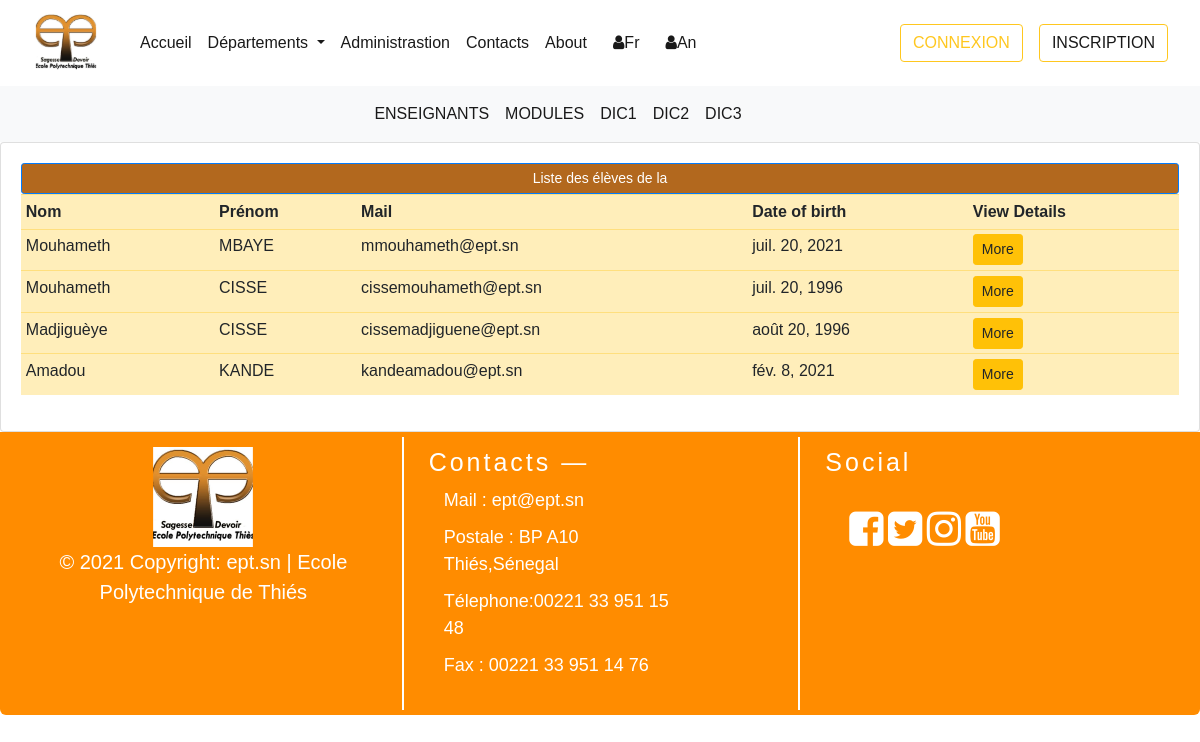
Page /fr/departement/aero/dic2 on the committed database.
### departements/models.py (models this page shows, shortened)
class Utilisateur(models.Model):  # COMM0N
    first_name = models.CharField(max_length=300, null=True)
    last_name = models.CharField(max_length=300, null=True)
    mail_user =  models.EmailField(max_length=300, null= True)
    class Meta:
        abstract = True

class EtudiantModel(Utilisateur):  # STUDENT
    CATEGORY = (
            ('GIT', 'GIT'),
            ('GEM', 'GEM'),
            ('GC', 'GC'),
            ('AERO', 'AERO'),
            ('TC', 'TC')
        )
    LEVEL = (
            ('TC1', 'TC1'),
            ('TC2', 'TC2'),
            ('DIC1', 'DIC1'),
            ('DIC2', 'DIC2'),
            ('DIC3', 'DIC3')
        )
    date_of_birth = models.DateField(null=True)
    place_of_birth = models.CharField(max_length=300, null=True)
    depart = models.CharField(max_length = 200, null = True, choices = CATEGORY)
    ma_classe = models.CharField(max_length = 200, null = True, choices = LEVEL )
    class Meta :
        verbose_name = "Etudiant"

### departements/views.py (the view)
# urls.py: path("departement/aero/dic2", dic2_aero, name="dic2_aero"),
def dic2_aero(request):
    students = EtudiantModel.objects.filter(ma_classe = 'DIC2').filter(depart = 'AERO')
    context = {'students': students}
    return render(request, "departements/dept_aero/dic2.html", context)

### templates/departements/dept_aero/dic2.html (shortened to what this page needs)
{% extends "home/base.html" %}
{% block content %}
{% include 'departements/dept_aero/menu_nav_dep_aero.html' %}
<div class="container">
    <div class="row">
        <div class="col-md-12">
            <div class="card card-body">
                <span class="btn btn-primary btn-sm btn-block" style="background-color:#b2681e;">Liste des élèves de la {{classe}} </span>
                <table class="table table-sm table-warning">
                    <tr>
                        <th>Nom</th>
                        <th>Prénom</th>
                        <th>Mail</th>
                        <th>Date of birth</th>
                        <th>View Details</th>
                    </tr>
                    {% for student in students %}
                        <tr>
                            <td>{{ student.first_name }}</td>
                            <td>{{ student.last_name |upper }}</td>
                            <td>{{ student.mail_user }}</td>
                            <td>{{ student.date_of_birth }}</td>
                            <td><a class="btn btn-sm btn-warning" href="#">More</a></td>
                        </tr>
                    {% endfor%}
                </table>
            </div>
        </div>
    </div>
{% endblock %}

### templates/home/connexion.html (style rules this page uses)
body { font-family: Arial, Helvetica, sans-serif; }

### rows in the picture
EtudiantModel: first_name "Mouhameth", last_name "MBAYE", mail_user "mmouhameth@ept.sn", date_of_birth "juil. 20, 2021"
EtudiantModel: first_name "Mouhameth", last_name "CISSE", mail_user "cissemouhameth@ept.sn", date_of_birth "juil. 20, 1996"
EtudiantModel: first_name "Madjiguèye", last_name "CISSE", mail_user "cissemadjiguene@ept.sn", date_of_birth "août 20, 1996"
EtudiantModel: first_name "Amadou", last_name "KANDE", mail_user "kandeamadou@ept.sn", date_of_birth "fév. 8, 2021"
